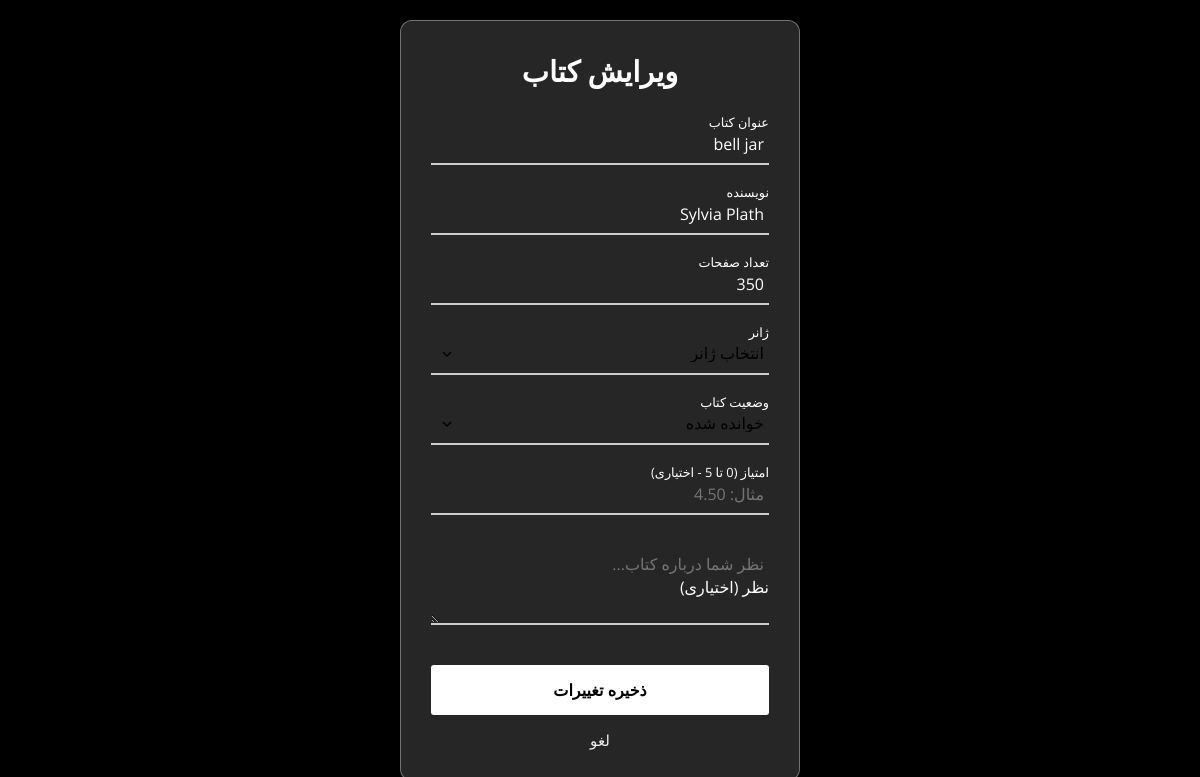
The app's page /edit_book/2 (signed in) with its own data.
### models/books.py (models this page shows)
class Book (db.Model):
    __tablename__= "books"
    id= db.Column (db.Integer, primary_key=True)
    title= db.Column (db.String(100), nullable=False)
    author= db.Column (db.String(100), nullable=False)
    pages= db.Column (db.Integer, nullable= False)
    genre= db.Column (Enum(
            'ادبیات کلاسیک',
            'فانتزی',
            'علمی‌تخیلی',
            'راز و رمز',
            'جنایی',
            'عاشقانه',
            'تاریخی',
            'زندگینامه',
            'خودیاری',
            'فانتزی تاریخی',
            'ترسناک',
            'ماجراجویی',
            'درام',
            'کودک',
            'نوجوان',
            'شعر',
            'نمایشنامه',
            'غیرداستانی',
            'فلسفه',
            'روانشناسی',
            'علمی',
            'تاریخ',
            'سیاسی',
            'اقتصادی',
            'مذهبی',
            'سفر',
            'آشپزی',
            'ورزشی',
            'هنر',
            'موسیقی',
            name="book_genre"
            ),
        nullable=False)
    status = db.Column(Enum(
            "خوانده نشده",
            "در حال مطالعه",
            "خوانده شده",
            name="book_status"
        ),
        nullable=False, default="خوانده نشده")
    rating = db.Column (db.Float, nullable=True)
    comment = db.Column (db.String (5000), nullable=True)

### app.py (the view, shortened to what this page needs)
@app.route("/edit_book/<int:book_id>", methods=['POST','GET'])
@login_required
def edit_book(book_id):
    book= Book.query.get_or_404(book_id)
    return render_template ('edit_book.html', book=book)

### app.py (called while the page is built)
def login_required(f):
    @wraps(f)
    def wrapper(*args, **kwargs):
        if "email" not in session:
            flash("ابتدا وارد حساب کاربری خود شوید.","error")
            return redirect(url_for("login"))
        return f(*args, **kwargs)
    return wrapper

@app.context_processor
def inject_user():
    if 'email' in session:
        user = User.query.filter_by(email=session['email']).first()
        return dict(user=user)
    return dict(user=None)

### templates/edit_book.html (shortened to what this page needs)
<!DOCTYPE html>
<html lang="fa" dir="rtl">
<head>
  <link rel="stylesheet" href="{{ url_for('static', filename='css/edit_book.css') }}">
</head>
<body>
  <div class="wrapper">
    <form action="{{ url_for('edit_book', book_id=book.id) }}" method="post">
      <h2>ویرایش کتاب</h2>
      <div class="input-field">
        <input type="text" name="title" value="{{ book.title }}" required>
        <label>عنوان کتاب</label>
      </div>
      <div class="input-field">
        <input type="text" name="author" value="{{ book.author }}" required>
        <label>نویسنده</label>
      </div>
      <div class="input-field">
        <input type="number" name="pages" value="{{ book.pages }}" required>
        <label>تعداد صفحات</label>
      </div>
      <div class="input-field select-field">
        <select name="genre" required>
          <option value="" disabled selected>انتخاب ژانر</option>
        </select>
        <label>ژانر</label>
      </div>
      <div class="input-field">
        <select name="status" required>
          <option value="خوانده شده" {% if book.status == "خوانده شده" %}selected{% endif %}>خوانده شده</option>
        </select>
        <label>وضعیت کتاب</label>
      </div>
      <div class="input-field">
        <input
          type="number"
          name="rating"
          step="0.01"
          min="0"
          max="5"
          placeholder="مثال: 4.50"
        >
        <label>امتیاز (0 تا 5 - اختیاری)</label>
      </div>
      <div class="input-field">
        <textarea
          name="comment"
          rows="4"
          maxlength="5000"
          placeholder="نظر شما درباره کتاب..."
        ></textarea>
        <label>نظر (اختیاری)</label>
      </div>
      <button type="submit">ذخیره تغییرات</button>
      <a href="{{ url_for('dashboard') }}" class="cancel-link">لغو</a>
    </form>
  </div>
</body>
</html>

### static/css/edit_book.css (style rules this page uses)
* { margin: 0; padding: 0; box-sizing: border-box; font-family: "Open Sans", sans-serif; }
body { margin: 0; padding: 0; direction: rtl; min-height: 100vh; display: flex; align-items: center; justify-content: center; background: #000; }
body::before { content: ""; position: fixed; top: 0; left: 0; width: 100%; height: 100%; background-image: url("/static/images/login_bg.jpg"); background-size: cover; background-position: center; background-repeat: no-repeat; z-index: -1; }
.wrapper { width: 400px; border-radius: 12px; padding: 30px; text-align: center; background: rgba(255, 255, 255, 0.15); backdrop-filter: blur(10px); -webkit-backdrop-filter: blur(10px); border: 1px solid rgba(255, 255, 255, 0.35); box-shadow: 0 8px 30px rgba(0, 0, 0, 0.25); }
form { display: flex; flex-direction: column; }
h2 { font-size: 1.8rem; margin-bottom: 20px; color: #fff; }
.input-field { position: relative; margin: 15px 0; }
.input-field input, .input-field select, .input-field textarea { width: 100%; height: 40px; background: transparent; border: none; border-bottom: 2px solid #ccc; outline: none; font-size: 16px; color: #fff; text-align: right; padding: 0 5px; }
.input-field textarea { height: 80px; resize: vertical; padding-top: 8px; padding-bottom: 8px; }
.input-field select { -webkit-appearance: none; -moz-appearance: none; appearance: none; background: transparent; color: #000; padding-left: 20px; background-repeat: no-repeat; background-position: left 8px center; background-size: 16px; }
.input-field label { position: absolute; top: 50%; right: 0; transform: translateY(-50%); color: #fff; font-size: 16px; pointer-events: none; transition: 0.15s ease; text-align: right; }
.input-field input:focus ~ label, .input-field input:valid ~ label, .input-field select:focus ~ label, .input-field select:not([value=""]) ~ label, .input-field textarea:focus ~ label, .input-field textarea:not(:placeholder-shown) ~ label { font-size: 0.8rem; top: 10px; transform: translateY(-120%); }
button { background: #fff; color: #000; font-weight: 600; border: none; padding: 12px 20px; cursor: pointer; border-radius: 3px; font-size: 16px; border: 2px solid transparent; transition: 0.3s ease; width: 100%; margin-top: 20px; }
.cancel-link { display: block; margin-top: 15px; color: #efefef; text-decoration: none; font-size: 0.95rem; }

### records on screen
Book: title "bell jar", author "Sylvia Plath", pages "350", status "خوانده شده"
